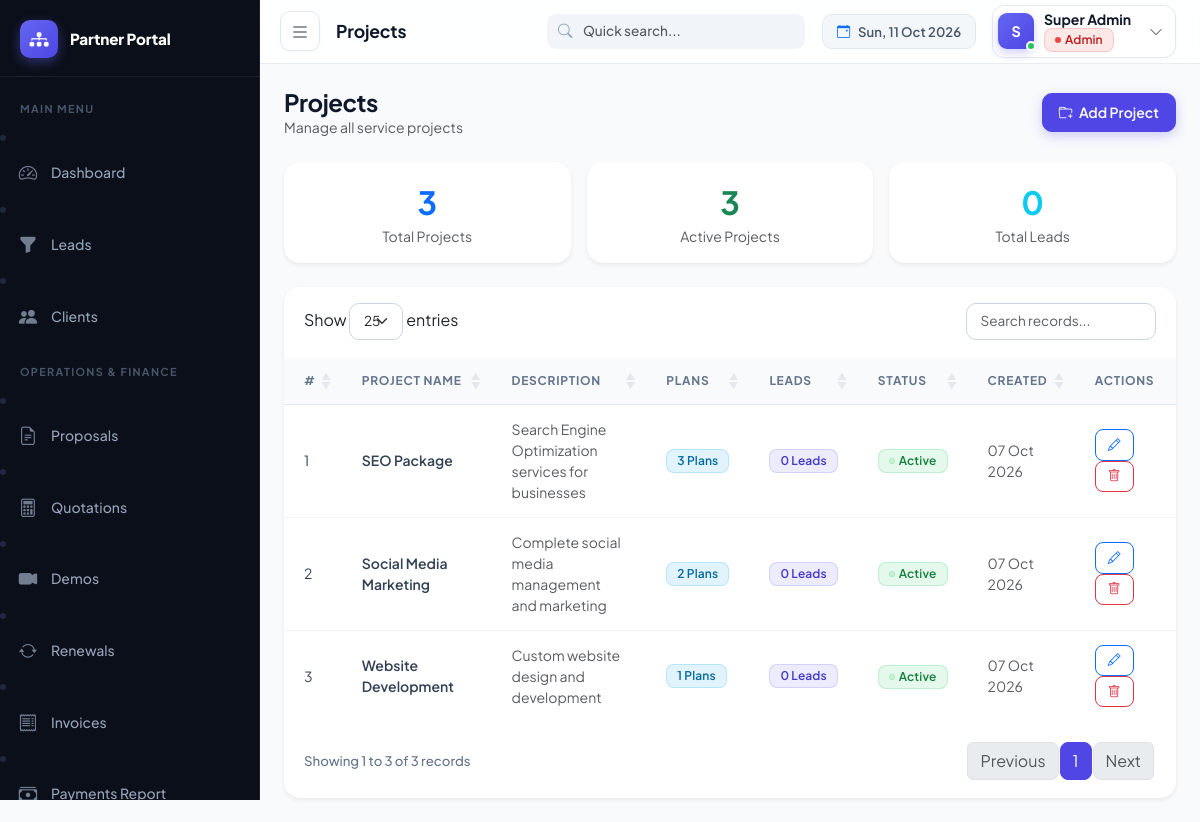
The page /modules/projects/index.php (signed in) on the database its author committed.
### tables this page shows
CREATE TABLE IF NOT EXISTS projects (
    id INT PRIMARY KEY AUTO_INCREMENT,
    name VARCHAR(200) NOT NULL,
    description TEXT,
    logo VARCHAR(255),
    status ENUM('active', 'inactive') DEFAULT 'active',
    created_at TIMESTAMP DEFAULT CURRENT_TIMESTAMP
);

### modules/projects/index.php (the view, shortened to what this page needs)
<?php
require_once __DIR__ . '/../../includes/auth.php';
$db = getDB();
$projects = $db->query("SELECT p.*, (SELECT COUNT(*) FROM leads l WHERE l.project_id=p.id) as lead_count, (SELECT COUNT(*) FROM plans pl WHERE pl.project_id=p.id) as plan_count FROM projects p ORDER BY p.name")->fetchAll();
include __DIR__ . '/../../includes/header.php';
?>
<div class="page-header d-flex justify-content-between align-items-center mb-4">
  <div><h4 class="mb-0">Projects</h4><p class="text-muted small mb-0">Manage all service projects</p></div>
  <button class="btn btn-primary" data-bs-toggle="modal" data-bs-target="#projectModal">
    <i class="bi bi-folder-plus me-1"></i> Add Project
  </button>
</div>
<div class="row g-3 mb-4">
  <div class="col-md-4">
    <div class="card border-0 shadow-sm text-center py-3">
      <div class="fs-2 fw-bold text-primary"><?= count($projects) ?></div>
      <div class="text-muted small">Total Projects</div>
    </div>
  </div>
  <div class="col-md-4">
    <div class="card border-0 shadow-sm text-center py-3">
      <div class="fs-2 fw-bold text-success"><?= count(array_filter($projects, fn($p)=>$p['status']==='active')) ?></div>
      <div class="text-muted small">Active Projects</div>
    </div>
  </div>
  <div class="col-md-4">
    <div class="card border-0 shadow-sm text-center py-3">
      <div class="fs-2 fw-bold text-info"><?= array_sum(array_column($projects,'lead_count')) ?></div>
      <div class="text-muted small">Total Leads</div>
    </div>
  </div>
</div>
<div class="card border-0 shadow-sm">
  <div class="card-body p-0">
    <div class="table-responsive">
      <table class="table table-hover mb-0 datatable">
        <thead class="table-light">
          <tr><th>#</th><th>Project Name</th><th>Description</th><th>Plans</th><th>Leads</th><th>Status</th><th>Created</th><th>Actions</th></tr>
        </thead>
        <tbody>
          <?php foreach ($projects as $i => $p): ?>
          <tr>
            <td><?= $i+1 ?></td>
            <td class="fw-semibold"><?= htmlspecialchars($p['name']) ?></td>
            <td class="text-muted small"><?= htmlspecialchars(substr($p['description']??'',0,60)) ?><?= strlen($p['description']??'')>60?'...':'' ?></td>
            <td><a href="<?= BASE_URL ?>/modules/plans/index.php?project_id=<?= $p['id'] ?>" class="badge bg-info text-decoration-none"><?= $p['plan_count'] ?> Plans</a></td>
            <td><a href="<?= BASE_URL ?>/modules/leads/index.php?project_id=<?= $p['id'] ?>" class="badge bg-primary text-decoration-none"><?= $p['lead_count'] ?> Leads</a></td>
            <td><?= statusBadge($p['status']) ?></td>
            <td class="text-muted small"><?= date('d M Y', strtotime($p['created_at'])) ?></td>
            <td>
              <button class="btn btn-sm btn-outline-primary" onclick="editProject(<?= htmlspecialchars(json_encode($p)) ?>)"><i class="bi bi-pencil"></i></button>
              <form method="POST" class="d-inline" onsubmit="return confirm('Delete this project?')">
                <button class="btn btn-sm btn-outline-danger"><i class="bi bi-trash"></i></button>
              </form>
            </td>
          </tr>
          <?php endforeach; ?>
        </tbody>
      </table>
    </div>
  </div>
</div>
<?php include __DIR__ . '/../../includes/footer.php'; ?>

### includes/auth.php (shortened to what this page needs)
<?php
function roleLabel(string $role): string {
    return match($role) {
        'admin'    => '<span class="badge badge-soft-danger"><span class="badge-dot" style="background:#ef4444;"></span>Admin</span>',
        'finance'  => '<span class="badge badge-soft-success"><span class="badge-dot" style="background:#22c55e;"></span>Finance</span>',
        'accounts' => '<span class="badge" style="background:rgba(111,66,193,0.12); color:#6f42c1; border:1px solid rgba(111,66,193,0.2);"><span class="badge-dot" style="background:#6f42c1;"></span>Accounts</span>',
        'telecall' => '<span class="badge badge-soft-primary"><span class="badge-dot" style="background:#6366f1;"></span>Telecall</span>',
        'investor' => '<span class="badge badge-soft-warning"><span class="badge-dot" style="background:#f59e0b;"></span>Investor</span>',
        'csm'      => '<span class="badge badge-soft-info"><span class="badge-dot" style="background:#0ea5e9;"></span>CSM</span>',
        default    => '<span class="badge badge-soft-secondary"><span class="badge-dot" style="background:#64748b;"></span>' . htmlspecialchars($role) . '</span>',
    };
}
function statusBadge(string $status): string {
    $map = [
        'active'        => 'success',
        'inactive'      => 'secondary',
        'new'           => 'primary',
        'contacted'     => 'info',
        'interested'    => 'warning',
        'not_interested'=> 'danger',
        'follow_up'     => 'warning',
        'converted'     => 'success',
        'trial'         => 'info',
        'trial_ended'   => 'secondary',
        'pending'       => 'warning',
        'paid'          => 'success',
        'partial'       => 'info',
        'overdue'       => 'danger',
        'cancelled'     => 'secondary',
        'expired'       => 'danger',
        'suspended'     => 'danger',
    ];
    $cls = $map[$status] ?? 'secondary';
    $label = ucwords(str_replace('_', ' ', $status));
    return "<span class='badge badge-soft-{$cls}'><span class='badge-dot bg-{$cls}'></span>{$label}</span>";
}

### assets/css/style.css (style rules this page uses)
:root { --font-primary: 'Plus Jakarta Sans', 'Inter', system-ui, -apple-system, sans-serif; --sidebar-width: 260px; --sidebar-collapsed: 72px; --navbar-height: 64px; --primary: #4f46e5; --primary-hover: #4338ca; --primary-light: #6366f1; --primary-subtle: rgba(99, 102, 241, 0.1); --sidebar-bg: #0b0f19; --sidebar-border: rgba(255, 255, 255, 0.07); --sidebar-hover: rgba(255, 255, 255, 0.06); --sidebar-active-bg: linear-gradient(90deg, rgba(99, 102, 241, 0.18) 0%, rgba(99, 102, 241, 0.03) 100%); --sidebar-active-border: #818cf8; --sidebar-text: #94a3b8; --sidebar-text-active: #ffffff; --body-bg: #f8fafc; --card-shadow: 0 10px 30px -10px rgba(0, 0, 0, 0.05), 0 4px 6px -2px rgba(0, 0, 0, 0.02); --card-shadow-hover: 0 20px 35px -10px rgba(0, 0, 0, 0.09), 0 8px 12px -4px rgba(0, 0, 0, 0.04); }
body { background-color: var(--body-bg); font-family: var(--font-primary); color: #1e293b; overflow-x: hidden; -webkit-font-smoothing: antialiased; }
h1, h2, h3, h4, h5, h6, .h1, .h2, .h3, .h4, .h5, .h6 { font-family: var(--font-primary); font-weight: 700; color: #0f172a; letter-spacing: -0.02em; }
.card { border: 1px solid rgba(226, 232, 240, 0.8); border-radius: 16px; box-shadow: var(--card-shadow); transition: all 0.25s cubic-bezier(0.4, 0, 0.2, 1); background: #ffffff; overflow: hidden; }
.card-body { padding: 20px; }
.table-responsive { border-radius: inherit; overflow-x: auto !important; -webkit-overflow-scrolling: touch; width: 100%; max-width: 100%; }
.card-body.p-0 { overflow-x: auto !important; -webkit-overflow-scrolling: touch; border-bottom-left-radius: inherit; border-bottom-right-radius: inherit; }
.table { margin-bottom: 0; width: 100%; border-collapse: separate; border-spacing: 0; }
.table thead th { font-size: 0.75rem; font-weight: 700; text-transform: uppercase; letter-spacing: 0.06em; color: #64748b; background-color: #f8fafc; border-bottom: 1px solid #e2e8f0; white-space: nowrap; padding: 14px 20px; }
.table tbody td { padding: 14px 20px; vertical-align: middle; border-bottom: 1px solid #f1f5f9; color: #334155; font-size: 0.875rem; }
.table tbody tr { transition: background-color 0.15s ease; }
.table tbody tr:last-child td { border-bottom: none; }
.badge { font-weight: 600; font-size: 0.75rem; padding: 5px 10px; border-radius: 8px; letter-spacing: 0.01em; display: inline-flex; align-items: center; gap: 4px; }
.badge-dot { width: 6px; height: 6px; border-radius: 50%; display: inline-block; }
.bg-success, .badge-soft-success { background-color: rgba(34, 197, 94, 0.12) !important; color: #15803d !important; border: 1px solid rgba(34, 197, 94, 0.2); }
.bg-danger, .badge-soft-danger { background-color: rgba(239, 68, 68, 0.12) !important; color: #b91c1c !important; border: 1px solid rgba(239, 68, 68, 0.2); }
.bg-primary, .badge-soft-primary { background-color: rgba(99, 102, 241, 0.12) !important; color: #4338ca !important; border: 1px solid rgba(99, 102, 241, 0.2); }
.bg-info, .badge-soft-info { background-color: rgba(14, 165, 233, 0.12) !important; color: #0369a1 !important; border: 1px solid rgba(14, 165, 233, 0.2); }
.btn { font-family: var(--font-primary); font-weight: 600; border-radius: 10px; padding: 8px 16px; transition: all 0.2s cubic-bezier(0.4, 0, 0.2, 1); font-size: 0.875rem; }
.btn-primary { background-color: var(--primary); border-color: var(--primary); box-shadow: 0 4px 12px rgba(79, 70, 229, 0.25); }
.btn-sm { padding: 5px 12px; font-size: 0.8rem; border-radius: 8px; }

### rows shown on the page
projects: name "SEO Package", description "Search Engine Optimization services for businesses", plan_count "3", lead_count "0", status "Active", created_at "07 Oct 2026"
projects: name "Social Media Marketing", description "Complete social media management and marketing", plan_count "2", lead_count "0", status "Active", created_at "07 Oct 2026"
projects: name "Website Development", description "Custom website design and development", plan_count "1", lead_count "0", status "Active", created_at "07 Oct 2026"

### other values the page prints
$pageTitle "Projects"
substr($currentUser['name'], 0, 1) "S"
$currentUser['name'] "Super Admin"
$sidebarBrandName "Partner Portal"
$section['title'] "MAIN MENU"
$item['label'] "Dashboard"
$item['label'] "Leads"
$item['label'] "Clients"
$section['title'] "OPERATIONS & FINANCE"
$item['label'] "Proposals"
$item['label'] "Quotations"
$item['label'] "Demos"
$item['label'] "Renewals"
$item['label'] "Invoices"
$item['label'] "Payments Report"
